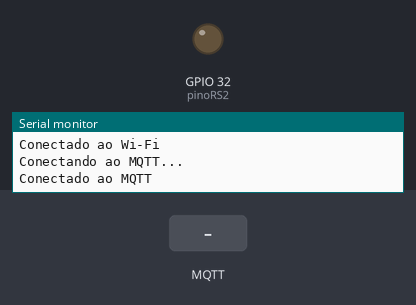
A sketch run on a simulated ESP32. Parts: output pins drawn as LEDs (lit = HIGH), the last lines printed to the serial monitor. Inputs (shaded band) come from the test bench. WiFi joins after 1.5 s; servers stay silent unless stated; no MQTT or app messages arrive unless stated.

Above: at 3.2 s.
3.3 s: MQTT message "5" arrives on the first subscribed topic
At 3.8 s:
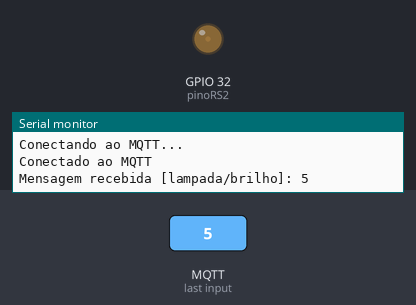
4.8 s: MQTT message "90" arrives on the first subscribed topic
At 6.0 s:
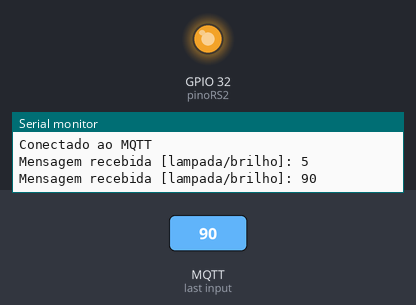
6.3 s: MQTT message "lampada/brilho" arrives on the first subscribed topic
At 7.3 s:
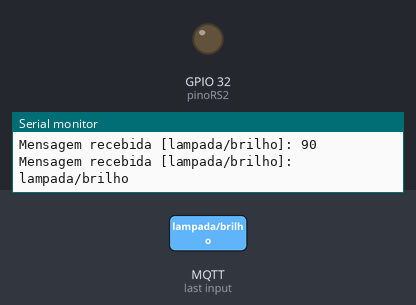
Timing chart, 0 to 9.3 s (numbered marks = the images above; inputs shaded):
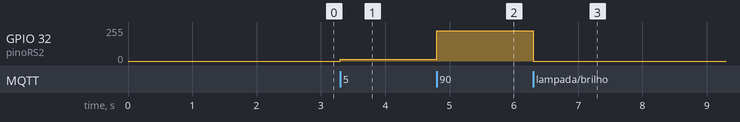

Measured:
- after the input at 3.3 s, GPIO 32 (pinoRS2): 0/255 → 12/255 at once
- after the input at 4.8 s, GPIO 32 (pinoRS2): 12/255 → 228/255 at once
- after the input at 6.3 s, GPIO 32 (pinoRS2): 228/255 → 0/255 at once

The sketch:

Teste_Brilho.ino
```cpp
//Arquivo main do Arduino onde todas as funções são chamadas e o serial é iniciado
#include "wifi_manager.h"
#include "mqtt_callback.h"
#include "mqtt_manager.h"

void setup() {
  Serial.begin(115200);
  connectToWiFi();
  setupPWM();
  setupMQTT();
}

void loop() {
  mqttLoop();
}
```

mqtt_callback.cpp
```cpp
//Mensagens do MQTT são recebidas aqui, nossas mensagens são de texto simples a função callback aqui lé a mensagem
//e a reescreve na variável message que é uma string. E a imprime para debug.
#include "mqtt_callback.h"
#include <Arduino.h>

// Definindo pinos e frequências
const int pwmFreq = 20000;  // Frequência de 20kHz
const int pwmResolution = 8; // Resolução de 8 bits (0-255)
const int pinoRS2 = 32;

void setupPWM() {
  ledcAttach(pinoRS2, pwmFreq, pwmResolution);
}

void callback(char* topic, byte* payload, unsigned int length) {
  String message = "";
  for (unsigned int i = 0; i < length; i++) {
    message += (char)payload[i];
  }

  Serial.print("Mensagem recebida [");
  Serial.print(topic);
  Serial.print("]: ");
  Serial.println(message);

  int brilho = constrain(message.toInt(), 0, 100); // Garantir que está entre 0-100

  // Mapear o brilho de 0–100 para 0–255 (escala de 8 bits)
  int pwm = (255.0 / 100.0) * brilho;

  if (strcmp(topic, "lampada/brilho") == 0) {
    ledcWrite(pinoRS2, pwm);
  }
}
```

mqtt_callback.h
```cpp
//As funções callback são definidas nesse cabeçalho
#include <Arduino.h>
#include "esp32-hal-ledc.h"
#pragma once
void callback(char* topic, byte* payload, unsigned int length);
void setupPWM();
```

mqtt_manager.cpp
```cpp
//A conexão com o cliente MQTT é feita aqui, a inscrição de tópicos de leitura é feita aqui.
#include "mqtt_manager.h"
#include "mqtt_callback.h"
#include <WiFi.h>

const char* mqtt_server = "192.168.88.253";
const char* mqtt_user = "mosquito";
const char* mqtt_password = "12345";

WiFiClient espClient;
PubSubClient client(espClient);

void setupMQTT() {
  client.setServer(mqtt_server, 1883);
  client.setCallback(callback);

  while (!client.connected()) {
    Serial.println("Conectando ao MQTT...");
    if (client.connect("ESP32Client1", mqtt_user, mqtt_password)) { //trocar o nome do cliente caso haja mais de 1 esp
      Serial.println("Conectado ao MQTT");
      client.subscribe("lampada/brilho");
    } else {
      Serial.print("Falha, rc=");
      Serial.print(client.state());
      delay(5000);
    }
  }
}

void mqttLoop() {
  client.loop();
}
```

mqtt_manager.h
```cpp
//As funções do mqtt são definidas nesse cabeçalho
#pragma once
#include <PubSubClient.h>

extern PubSubClient client;
void setupMQTT();
void mqttLoop();
```

wifi_manager.cpp
```cpp
//A conexão wifi é feita aqui
#include "wifi_manager.h"
#include <WiFi.h>

const char* ssid = "HA AP";
const char* password = "12345678";

void connectToWiFi() {
  WiFi.begin(ssid, password);
  while (WiFi.status() != WL_CONNECTED) {
    delay(1000);
    Serial.println("Conectando ao Wi-Fi...");
  }
  Serial.println("Conectado ao Wi-Fi");
}
```

wifi_manager.h
```cpp
//As funções wifi são definidas nesse cabeçalho
#pragma once
void connectToWiFi();
```
